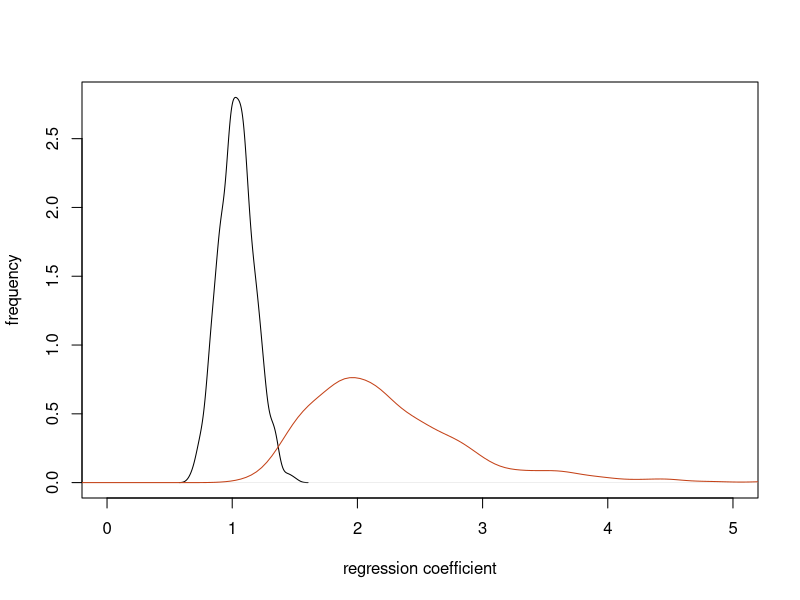

This chart was generated by the following R code:
library('AER')
d <- read.csv('BH-Sph-DM.csv')
names(data)
naive_OLS <- lm(log.M_BH.M_Sun. ~ log.M_sph.M_Sun., data=d)
IV <- ivreg(log.M_BH.M_Sun. ~ log.M_sph.M_Sun. | log.M_DM.M_Sun., data=d, diagnostics=TRUE)

summary(naive_OLS)
summary(IV)

#Let's bootstrap within the error bars, shall we?

set.seed(888)

bootstrap_ols <- function(i)
{
    y <- d$log.M_BH.M_Sun. + rnorm(length(d$log.M_BH.M_Sun.))*d$log.M_BH.M_Sun._std
    x <- d$log.M_sph.M_Sun. + rnorm(length(d$log.M_sph.M_Sun.))*d$log.M_sph.M_Sun._std
    z <- d$log.M_DM.M_Sun. + rnorm(length(d$log.M_DM.M_Sun.))*d$log.M_DM.M_Sun._std
    lm(y ~ x)$coefficients[2]
}

bootstrap_iv <- function(i)
{
    y <- d$log.M_BH.M_Sun. + rnorm(length(d$log.M_BH.M_Sun.))*d$log.M_BH.M_Sun._std
    x <- d$log.M_sph.M_Sun. + rnorm(length(d$log.M_sph.M_Sun.))*d$log.M_sph.M_Sun._std
    z <- d$log.M_DM.M_Sun. + rnorm(length(d$log.M_DM.M_Sun.))*d$log.M_DM.M_Sun._std
    ivreg(y ~ x | z)$coefficients[2]
}

plot(density(sapply(1:1000, bootstrap_ols)), xlim = c(0,5), xlab = "regression coefficient", ylab = "frequency", main = "")
lines(density(sapply(1:1000, bootstrap_iv)), col = "#C44218")
